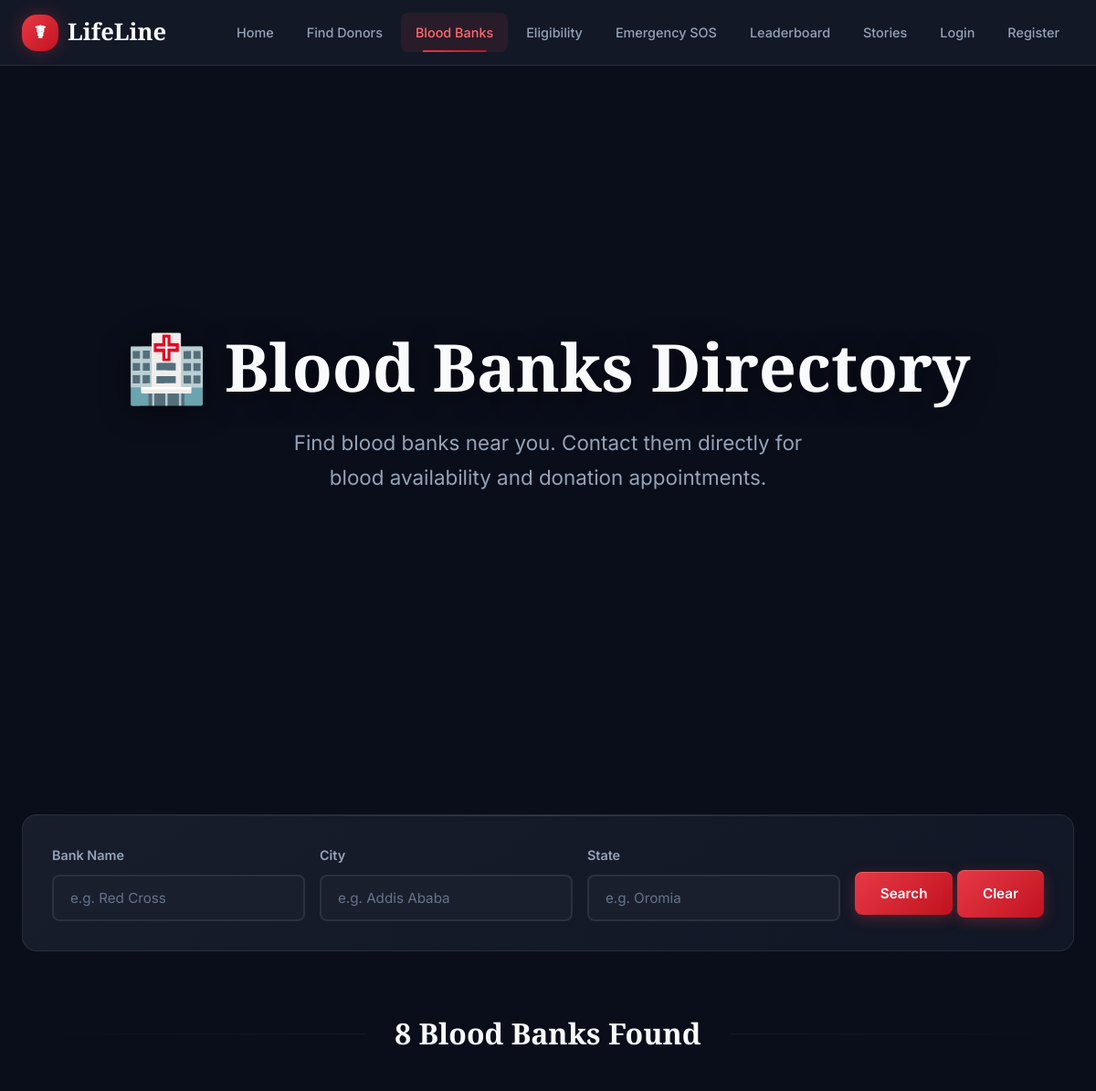
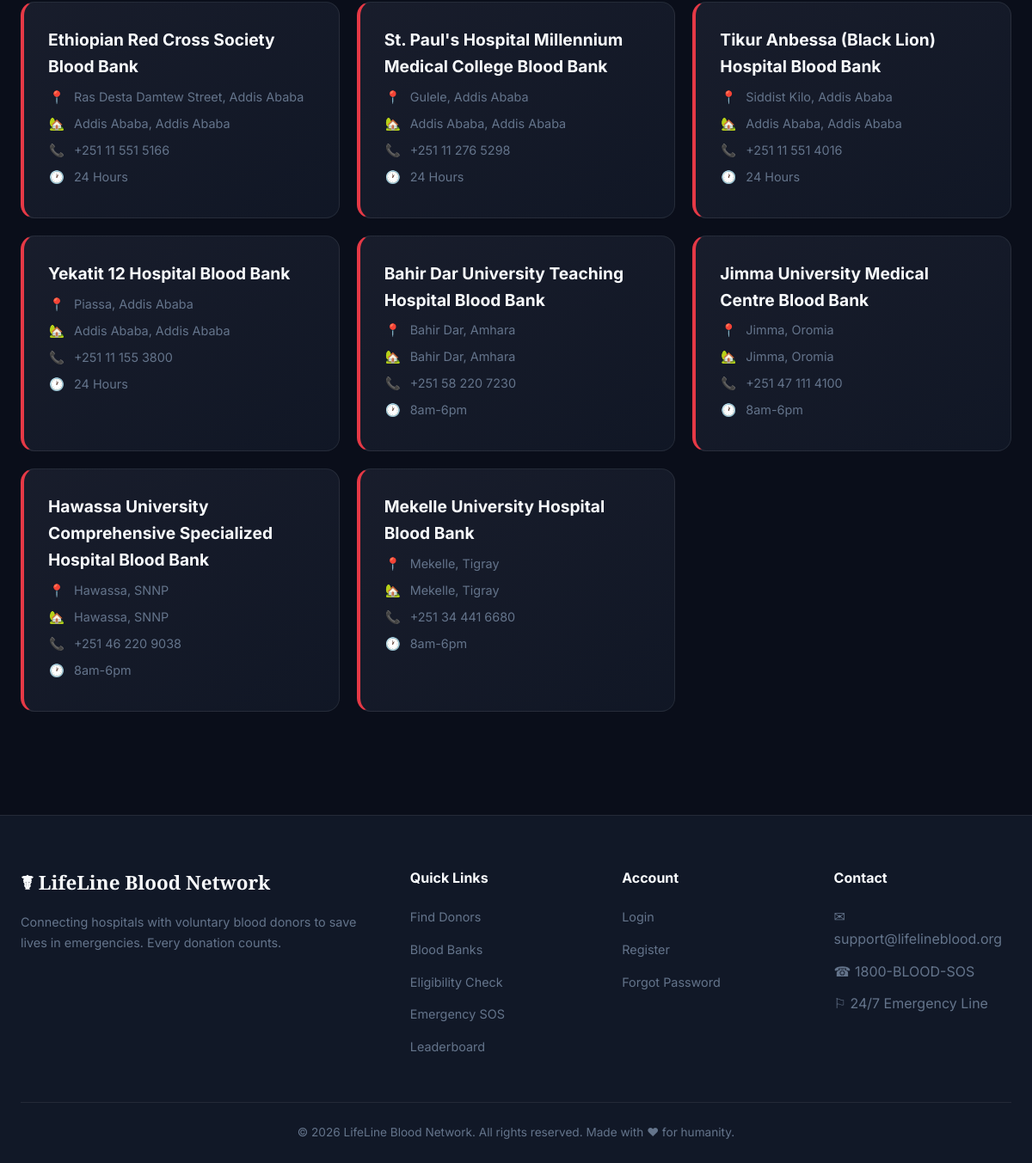
The app's page /lifeline/blood_banks.php with its own data (2 pictures, top to bottom).
### tables this page shows
CREATE TABLE IF NOT EXISTS `blood_banks` (
  `id`              INT(11) NOT NULL AUTO_INCREMENT,
  `name`            VARCHAR(255) NOT NULL,
  `address`         TEXT,
  `city`            VARCHAR(100) DEFAULT NULL,
  `state`           VARCHAR(100) DEFAULT NULL,
  `phone`           VARCHAR(30) DEFAULT NULL,
  `email`           VARCHAR(255) DEFAULT NULL,
  `license_number`  VARCHAR(100) DEFAULT NULL,
  `working_hours`   VARCHAR(100) DEFAULT NULL,
  `has_24h_service` TINYINT(1) DEFAULT '0',
  `latitude`        DECIMAL(10,7) DEFAULT NULL,
  `longitude`       DECIMAL(10,7) DEFAULT NULL,
  `created_at`      TIMESTAMP NULL DEFAULT CURRENT_TIMESTAMP,
  PRIMARY KEY (`id`),
  KEY `ix_bank_location` (`state`, `city`)
);

### lifeline/includes/functions.php (called while the page is built, shortened)
<?php
function baseUrl(): string {
    static $base = null;
    if ($base !== null) return $base;
    $appPath = Config::get('APP_PATH', '');
    if ($appPath !== '') {
        $base = '/' . trim($appPath, '/');
        if ($base === '/') $base = '';
    } else {
        $scriptName = $_SERVER['SCRIPT_NAME'] ?? '';
        $phpSelf = $_SERVER['PHP_SELF'] ?? '';
        $path = $scriptName ?: $phpSelf;
        $currentDir = dirname($path);
        if (strpos($path, '/donor/') !== false) {
            $base = str_replace('/donor', '', $currentDir);
        } elseif (strpos($path, '/hospital/') !== false) {
            $base = str_replace('/hospital', '', $currentDir);
        } elseif (strpos($path, '/admin/') !== false) {
            $base = str_replace('/admin', '', $currentDir);
        } else {
            $base = ($currentDir === '/' || $currentDir === '\\') ? '' : $currentDir;
        }
        $base = rtrim($base, '/');
    }
    return $base;
}

### lifeline/blood_banks.php (the view, shortened to what this page needs)
<?php
require_once 'includes/functions.php';
$name = trim($_GET['name'] ?? '');
$city = trim($_GET['city'] ?? '');
$state = trim($_GET['state'] ?? '');
$sql = "SELECT * FROM blood_banks WHERE 1=1";
$params = [];
$sql .= " ORDER BY state, city, name";
$stmt = $pdo->prepare($sql);
$stmt->execute($params);
$banks = $stmt->fetchAll();
include 'includes/header.php';
?>
<section class="hero pad-card-lg">
    <h1>&#127973; Blood Banks Directory</h1>
    <p>Find blood banks near you. Contact them directly for blood availability and donation appointments.</p>
</section>
<div class="card">
    <form method="GET" class="flex flex-wrap gap-16 items-center mb-0">
        <div class="form-group flex-1 minw-180 mb-0">
            <label for="name">Bank Name</label>
            <input type="text" id="name" name="name" value="<?php echo htmlspecialchars($name); ?>" placeholder="e.g. Red Cross">
        </div>
        <div class="form-group flex-1 minw-180 mb-0">
            <label for="city">City</label>
            <input type="text" id="city" name="city" value="<?php echo htmlspecialchars($city); ?>" placeholder="e.g. Addis Ababa">
        </div>
        <div class="form-group flex-1 minw-180 mb-0">
            <label for="state">State</label>
            <input type="text" id="state" name="state" value="<?php echo htmlspecialchars($state); ?>" placeholder="e.g. Oromia">
        </div>
        <div class="mt-24">
            <button type="submit" class="btn">Search</button>
            <a href="<?php echo baseUrl(); ?>/blood_banks.php" class="btn btn-secondary">Clear</a>
        </div>
    </form>
</div>
<div class="section-divider"><h2><?php echo count($banks); ?> Blood Bank<?php echo count($banks) !== 1 ? 's' : ''; ?> Found</h2></div>
<div class="grid-autofit-340">
    <?php foreach ($banks as $bank): ?>
    <div class="blood-bank-card">
        <h3><?php echo htmlspecialchars($bank['name']); ?></h3>
        <div class="bank-detail"><span class="icon">&#128205;</span> <?php echo htmlspecialchars($bank['address']); ?></div>
        <div class="bank-detail"><span class="icon">&#127969;</span> <?php echo htmlspecialchars($bank['city'] . ', ' . $bank['state']); ?></div>
        <div class="bank-detail"><span class="icon">&#128222;</span> <?php echo htmlspecialchars($bank['phone']); ?></div>
        <div class="bank-detail"><span class="icon">&#128336;</span> <?php echo htmlspecialchars($bank['working_hours']); ?></div>
    </div>
    <?php endforeach; ?>
</div>
<?php include 'includes/footer.php'; ?>

### records on screen
blood_banks: name "Ethiopian Red Cross Society Blood Bank", address "Ras Desta Damtew Street, Addis Ababa", city+state "Addis Ababa, Addis Ababa", phone "+251 11 551 5166", working_hours "24 Hours"
blood_banks: name "St. Paul's Hospital Millennium Medical College Blood Bank", address "Gulele, Addis Ababa", city+state "Addis Ababa, Addis Ababa", phone "+251 11 276 5298", working_hours "24 Hours"
blood_banks: name "Tikur Anbessa (Black Lion) Hospital Blood Bank", address "Siddist Kilo, Addis Ababa", city+state "Addis Ababa, Addis Ababa", phone "+251 11 551 4016", working_hours "24 Hours"
blood_banks: name "Yekatit 12 Hospital Blood Bank", address "Piassa, Addis Ababa", city+state "Addis Ababa, Addis Ababa", phone "+251 11 155 3800", working_hours "24 Hours"
blood_banks: name "Bahir Dar University Teaching Hospital Blood Bank", address "Bahir Dar, Amhara", city+state "Bahir Dar, Amhara", phone "+251 58 220 7230", working_hours "8am-6pm"
blood_banks: name "Jimma University Medical Centre Blood Bank", address "Jimma, Oromia", city+state "Jimma, Oromia", phone "+251 47 111 4100", working_hours "8am-6pm"
blood_banks: name "Hawassa University Comprehensive Specialized Hospital Blood Bank", address "Hawassa, SNNP", city+state "Hawassa, SNNP", phone "+251 46 220 9038", working_hours "8am-6pm"
blood_banks: name "Mekelle University Hospital Blood Bank", address "Mekelle, Tigray", city+state "Mekelle, Tigray", phone "+251 34 441 6680", working_hours "8am-6pm"

### other values on screen
count($banks) "8"
